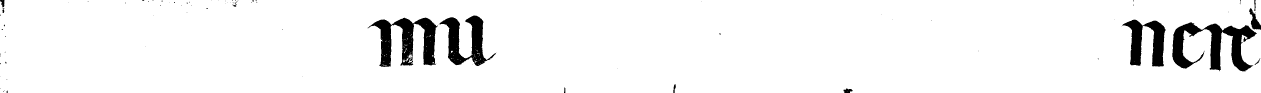
#> input picture MS073_text/output_img&text/045_text_layer.png_strips/00_045_text_layer.png, 3782 x 278 px (shown at 1/3 size); its folder holds only this picture in this run
$ python save_text_strips.py 'output_img&text/045_text_layer.png_strips' out   (older library calls are emulated)
#> lines starting #> are read from the running program, lines starting #| are printed output that depends on the picture; after the words box and inside, x2 and y2 are one past the last pixel; in counts of white or black regions, pixels touching at a corner belong together
### MS073_text/image_preprocessing.py
from os.path import isfile, join
import numpy as np
import os
from skimage import io
from skimage.color import rgb2gray, rgba2rgb
from skimage.util import img_as_float32
from skimage.filters import gaussian, threshold_otsu
from skimage.morphology import binary_opening, binary_closing
from skimage.transform import rescale, rotate
from skimage.segmentation import flood_fill


# PARAMETERS FOR PREPROCESSING
soften_amt = 5          # size of gaussian blur to apply before taking threshold
fill_holes = 5          # size of kernel used for morphological operations when despeckling

# PARAMETERS FOR TEXT LINE SEGMENTATION
filter_size = 30                # size of moving-average filter used to smooth projection
prominence_tolerance = 0.70     # log-projection peaks must be at least this prominent


def calculate_peak_prominence(data, index):
    '''
    returns the log of the prominence of the peak at a given index in a given dataset. peak
    prominence gives high values to relatively isolated peaks and low values to peaks that are
    in the "foothills" of large peaks.
    '''
    current_peak = data[index]

    # ignore values at either end of the dataset or values that are not local maxima
    if (index == 0 or
            index == len(data) - 1 or
            data[index - 1] > current_peak or
            data[index + 1] > current_peak or
            (data[index - 1] == current_peak and data[index + 1] == current_peak)):
        return 0

    # by definition, the prominence of the highest value in a dataset is equal to the value itself
    if current_peak == max(data):
        return np.log(current_peak)

    # find index of nearest maxima which is higher than the current peak
    higher_peaks_inds = [i for i, x in enumerate(data) if x > current_peak]

    right_peaks = [x for x in higher_peaks_inds if x > index]
    if right_peaks:
        closest_right_ind = min(right_peaks)
    else:
        closest_right_ind = np.inf

    left_peaks = [x for x in higher_peaks_inds if x < index]
    if left_peaks:
        closest_left_ind = max(left_peaks)
    else:
        closest_left_ind = -np.inf

    right_distance = closest_right_ind - index
    left_distance = index - closest_left_ind

    if (right_distance) > (left_distance):
        closest = closest_left_ind
    else:
        closest = closest_right_ind

    # find the value at the lowest point between the nearest higher peak (the key col)
    lo = min(closest, index)
    hi = max(closest, index)
    between_slice = data[lo:hi]
    key_col = min(between_slice)

    prominence = np.log(data[index] - key_col + 1)

    return prominence


def find_peak_locations(data, tol=prominence_tolerance, ranked=False):
    '''
    given a vertical projection in @data, finds prominent peaks and returns their indices
    '''

    prominences = [(i, calculate_peak_prominence(data, i)) for i in range(len(data))]

    # normalize to interval [0,1]
    prom_max = max([x[1] for x in prominences])
    if prom_max == 0 or len(prominences) == 0:
        # failure to find any peaks; probably monotonically increasing / decreasing
        return []

    prominences[:] = [(x[0], x[1] / prom_max) for x in prominences]

    # take only the tallest peaks above given tolerance
    peak_locs = [x for x in prominences if x[1] > tol]

    # if a peak has a flat top, then both 'corners' of that peak will have high prominence; this
    # is rather unavoidable. just check for adjacent peaks with exactly the same prominence and
    # remove the lower one
    to_remove = [peak_locs[i] for i in range(len(peak_locs) - 2)
                if peak_locs[i][1] == peak_locs[i+1][1]]
    for r in to_remove:
        peak_locs.remove(r)

    if ranked:
        peak_locs.sort(key=lambda x: x[1] * -1)
    else:
        peak_locs[:] = [x[0] for x in peak_locs]

    return peak_locs


def moving_avg_filter(data, filter_size=filter_size):
    '''
    returns a list containing the data in @data filtered through a moving-average filter of size
    @filter_size to either side; that is, filter_size = 1 gives a size of 3, filter size = 2 gives
    a size of 5, and so on.

    Ideally, filter_size should be about half the height of a letter on the page (not counting ascenders
    or descenders), in pixels.
    '''
    filter_size = int(filter_size)
    smoothed = np.zeros(len(data))
    for n in range(filter_size, len(data) - filter_size):
        vals = data[n - filter_size: n + filter_size + 1]
        smoothed[n] = np.mean(vals)
    return smoothed

def fill_corners(input_image, fill_value=0, thresh=0.5, tol=None, fill_below_thresh=True):
    '''
    Checks each corner of the image to identify areas of black pixels. Converts such regions into white pixels to
    enable peak location.

    @ input image: grayscale or binarized input image (must be in float format, not int)
    @ fill_value: determines the value to flood-fill with.
    @ thresh: pixel value above/below which a flood fill will be instantiated.
    @ tol: tolerance for flood fill algorithm, in [0, 1] (grayscale input only: must be None if a binary image is input).
    @ fill_below_thresh: if true, fill regions lower (darker) than the threshold, if false, fill regions higher (lighter)
    '''

    if (input_image[0,0] < thresh) == fill_below_thresh:
        input_image = flood_fill(input_image, (0, 0), fill_value, tolerance=tol)
    if (input_image[-1, 0] < thresh) == fill_below_thresh:
        input_image = flood_fill(input_image, (-1, 0), fill_value, tolerance=tol)
    if (input_image[0, -1] < thresh) == fill_below_thresh:
        input_image = flood_fill(input_image, (0, -1), fill_value, tolerance=tol)

    # This statement would cause the job to hang, but a statement like this could be used for the bottom right corner.
    # if input_image[-1, -1] < thresh:
    #     input_image = flood_fill(input_image, (-1, -1), 1, tolerance=tol)

    return input_image

def preprocess_images(input_image, soften=soften_amt, fill_holes=fill_holes):
    '''
    Perform some softening / erosion / binarization on the text layer. Additionally, finds the
    optimal angle for rotation and returns a "cleaned" rotated version along with a raw, binarized
    rotated version.
    '''

    # ensure that all points which are transparent have RGB values of 255 (will become white when
    # converted to non-transparent grayscale.)
    input_image = img_as_float32(input_image)
    if len(input_image.shape) == 3 and input_image.shape[2] == 4:
        input_image = rgba2rgb(input_image)
    # gray_img = fill_corners(rgb2gray(input_image))
    gray_img = rgb2gray(input_image)

    # get the otsu threshold after running a flood fill on the corners, so that those huge clumps of
    # dark pixels don't mess up the statistics too much (we only care about text!)
    thresh = threshold_otsu(fill_corners(gray_img, 1, tol=0.3, fill_below_thresh=True))

    # n.b. here we are setting black pixels from the original image to have a value of 1 (effectively inverting
    # what you would get from a normal binarization, because the math gets easier this way)
    img_bin = gray_img < thresh
    img_blur_bin = gaussian(gray_img, soften) < thresh

    # now, fill corners of binarized images with black (value 0)
    img_bin = fill_corners(img_bin, fill_value=0, tol=None, fill_below_thresh=False)
    img_blur_bin = fill_corners(img_blur_bin, fill_value=0, tol=None, fill_below_thresh=False)

    # run smoothing on the blurred-binarized image so we get blobs of text in neat lines
    kernel = np.ones((fill_holes, fill_holes), np.uint8)
    img_cleaned = binary_opening(binary_closing(img_blur_bin, kernel), kernel)

    # find rotation angle of cleaned, smoothed image. use that to correct the rotation of the unsmoothed image
    angle = find_rotation_angle(img_cleaned)
    img_cleaned_rot = rotate(img_cleaned, angle, order=0, mode='edge') > 0
    img_bin_rot = rotate(img_bin, angle, order=0, mode='edge') > 0

    return img_bin_rot, img_cleaned_rot, angle


def identify_text_lines(img, widen_strips_factor=1, filter_size=filter_size):
    '''
    finds text lines on preprocessed image. step-by-step:
    1. find peak locations of vertical projection
    2. find peak locations of derivative of vertical projection (so, rows where the number of black
    pixels is changing very rapidly, moving down the page)
    3. from every peak found in step 1, associate it with its neighboring peaks found in part 2,
    from above and below.
    4. take a tight bounding box around all content found between two derivative-peaks.
    '''

    # compute y-axis projection of input image and filter with sliding window average
    project = np.clip(img, 0, 1).sum(1)
    smoothed_projection = moving_avg_filter(project, filter_size)

    # calculate normalized log prominence of all peaks in projection
    peak_locations = find_peak_locations(smoothed_projection)
    diff_proj_peaks = find_peak_locations(np.abs(np.diff(smoothed_projection)))

    line_margins = []
    for p in peak_locations:
        # get the largest diff-peak smaller than this peak, and the smallest diff-peak that's larger
        lower_peaks = [x for x in diff_proj_peaks if x < p]
        lower_bound = max(lower_peaks) if len(lower_peaks) > 0 else 0

        higher_peaks = [x for x in diff_proj_peaks if x > p]
        higher_bound = min(higher_peaks) if len(higher_peaks) > 0 else 0

        if higher_bound and not lower_bound:
            lower_bound = p + (p - higher_bound)
        elif lower_bound and not higher_bound:
            higher_bound = p + (p - lower_bound)

        # extend bounds of strip slightly away from peak location, for safety (diacritics, etc)
        lower_bound -= int((p - lower_bound) * widen_strips_factor)
        lower_bound = max(0, lower_bound)
        higher_bound += int((higher_bound - p) * widen_strips_factor)
        higher_bound = min(img.shape[0], higher_bound)

        line_margins.append([lower_bound, higher_bound])

    # iterate through every pair of peak locations to make sure consecutive strips are not overlapping
    for i in range(len(peak_locations) - 1):
        prev_peak = peak_locations[i]
        next_peak = peak_locations[i + 1]
        prev_higher_bound = line_margins[i][1]
        next_lower_bound = line_margins[i + 1][0]

        # we don't want strips to overlap at all - if they're not overlapping, assume we're doing fine
        # and leave these strips alone
        if prev_higher_bound < next_lower_bound:
            continue

        # if strips are overlapping, find a horizontal line that is 1) between the peaks AND 2) inside the overlap of the strips
        # with the smallest number of black pixels. set their higher and lower bounds to both occur at that line.

        search_end = min(next_peak, prev_higher_bound)
        search_start = max(prev_peak, next_lower_bound)

        # if, somehow, things went SO poorly that the overlap of two strips is not between the two peaks,
        # then use the two peaks themselves as a failsafe
        try:
            new_bound = np.argmin(smoothed_projection[search_start:search_end]) + search_start
        except ValueError:
            new_bound = np.argmin(smoothed_projection[prev_peak:next_peak]) + prev_peak

        line_margins[i][1] = new_bound
        line_margins[i + 1][0] = new_bound

    # extract actual strip bounds from the refined margins from above
    line_strips = []
    for i, lm in enumerate(line_margins):
        lower_bound, higher_bound = lm
        p = peak_locations[i]
        # tighten up strip by finding bounding box around contents
        mask = np.zeros(img.shape, np.uint8)
        mask[lower_bound:higher_bound, :] = img[lower_bound:higher_bound, :]

        hz_proj = mask.sum(0).nonzero()[0]
        vt_proj = mask.sum(1).nonzero()[0]

        # it is possible for a strip to contain only zero-valued pixels, meaning it's totally empty.
        # this occurs when the page e.g. has an illustration instead of text lines. just skip the offending line.
        if len(hz_proj) == 0 or len(vt_proj) == 0:
            # print('empty strip found! skipping')
            continue

        x, y = hz_proj[0], vt_proj[0]
        w, h = hz_proj[-1] - x, vt_proj[-1] - y

        line_strips.append((x, y, w, h))

    # go back and check to make sure this process didn't fail. if it did, we'll have bounding
    # boxes at [0, 0, 0, 0]. as a failsafe, use the median height of other bounding boxes
    # in place of failed bounding boxes.

    return line_strips, peak_locations, smoothed_projection


# [20 lines left out: function save_preproc_image, not called in this run]


def find_rotation_angle(img, coarse_bound=4, fine_bound=0.1, rescale_amt=0.5):
    '''
    find most likely angle of rotation in two-step refining process
    similar process in gamera, see the paper:
    "Optical recognition of psaltic Byzantine chant notation" by Dalitz. et al (2008)
    '''

    num_trials = int(coarse_bound / fine_bound)
    img_resized = rescale(img, rescale_amt, order=0, multichannel=False)

    def project_angles(img_to_project, angles_to_try):
        best_angle = 0
        highest_variation = 0
        for a in angles_to_try:
            rot_img = rotate(img_to_project, a, mode='edge')
            proj = np.sum(rot_img, 1).astype('int64')
            variation = np.sum(np.diff(proj) ** 2)
            if variation > highest_variation:
                highest_variation = variation
                best_angle = a
        return best_angle

    angles_to_try = np.linspace(-coarse_bound, coarse_bound, num_trials)
    coarse_angle = project_angles(img_resized, angles_to_try)

    angles_to_try = np.linspace(-fine_bound + coarse_angle, fine_bound + coarse_angle, num_trials)
    fine_angle = project_angles(img_resized, angles_to_try)

    return fine_angle


# [23 lines that do not run on import are left out]

    # [12 lines of commented-out code are left out]

### MS073_text/save_text_strips.py
import sys
import os
from skimage import io
from skimage.util import img_as_ubyte
import argparse

# adding parent folder to path so that image_preprocessing is accessible
sys.path.append(os.path.dirname(os.path.dirname(os.path.realpath(__file__))))
import image_preprocessing as preproc

parser = argparse.ArgumentParser(description='Generate training data for training text alignment models.')
parser.add_argument('input_folder', type=str,
                help='Folder containing images to segment into training data.')
parser.add_argument('output_folder', type=str,
                help='Folder to save segmented images into.')
parser.add_argument('-w', '--widen_strips', type=float, default=2.0,
                help='Factor by which to manually increase width of text strips (default 2.0). Increase if the tops or bottoms of letters are cut off.')
parser.add_argument('-d', '--despeckling', type=int, default=6,
                help='Controls amount of despeckling to run on image before line-finding. Higher values increase tolerance to noise but may remove small markings or diacritics.')
parser.add_argument('-l', '--letter_height', type=int, default=70,
                help='Approximate height of letters in text lines in the manuscript, from baseline to median (i.e., the height of an "a" or an "e")')


args = vars(parser.parse_args())

in_folder = args['input_folder']
out_folder = args['output_folder']
widen_amt = args['widen_strips']
despeckle = args['despeckling']
letter_height = args['letter_height']


allowed_exts = ['png', 'jpg', 'jpeg']
fnames = [x for x in os.listdir(in_folder) if x.split('.')[-1] in allowed_exts]

for fname in fnames:
    print('processing {}...'.format(fname))
    input_image = io.imread(os.path.join(in_folder, fname))
#> input_image: shape (278, 3782); 95.1% white; 88 black regions (75 under 20 px), largest, box (x1, y1, x2, y2) and area: (3517, 67, 3770, 215) 15615, (1103, 53, 1314, 201) 14076, (1318, 46, 1489, 198) 10080

    img_bin, img_eroded, angle = preproc.preprocess_images(input_image, soften=5, fill_holes=despeckle)
#> in preprocess_images, `thresh = threshold_otsu(fill_corners(gray_img, 1, tol=0.3, fill_below_..`: thresh = 0.00195
#> in preprocess_images, `img_bin = gray_img < thresh`:
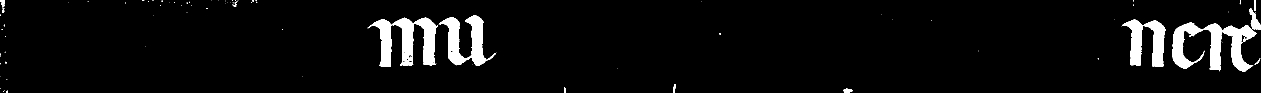
#> img_bin: shape (278, 3782) bool (shown at 1/3 size); 4.9% white; 88 white regions (75 under 20 px), largest, box (x1, y1, x2, y2) and area: (3517, 67, 3770, 215) 15615, (1103, 53, 1314, 201) 14076, (1318, 46, 1489, 198) 10080
#> in preprocess_images, `img_blur_bin = gaussian(gray_img, soften) < thresh`:
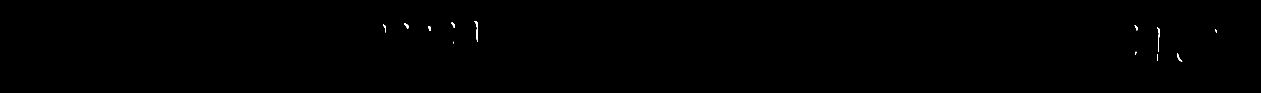
#> img_blur_bin: shape (278, 3782) bool (shown at 1/3 size); 0.09% white; 12 white regions (2 under 20 px), largest, box (x1, y1, x2, y2) and area: (1424, 63, 1434, 126) 236, (3471, 82, 3480, 156) 177, (3532, 159, 3547, 186) 100
#> after the loop in project_angles, `for a in angles_to_try:`: best_angle = 0
#> angle = 0
    line_strips, lines_peak_locs, proj = preproc.identify_text_lines(
        img_eroded, widen_strips_factor=widen_amt, filter_size=letter_height // 2)
#> in identify_text_lines, `project = np.clip(img, 0, 1).sum(1)`: project = 278 values from 0 to 0
#> in find_peak_locations, `prominences = [(i, calculate_peak_prominence(data, i)) for i in range(..`: prominences = 278 pairs, first value 0 to 277, second value 0 to 0
#> in find_peak_locations, `prom_max = max([x[1] for x in prominences])`: prom_max = 0
#> in identify_text_lines, `peak_locations = find_peak_locations(smoothed_projection)`: peak_locations = []
#> line_strips = []; lines_peak_locs = []; proj = 278 values from 0 to 0
    img_invert = img_as_ubyte(1 - img_bin.astype(float))

    img_strips = []
    for ls in line_strips:
        x, y, w, h = ls
        strip = img_invert[y:y + h, x:x + w]
        img_strips.append(strip)
#> this loop made 0 passes
#> after the loop, img_strips = []

    # save all strips
    strip_folder = os.path.join(out_folder, f"{fname}_strips")
    os.mkdir(strip_folder)
    for i, img_strip in enumerate(img_strips):
        out_fname = f"{i:02}_{fname}"
        io.imsave(os.path.join(strip_folder, out_fname), img_strip)

$ run again, on MS073_text/output_img&text/046_text_layer.png_strips/00_046_text_layer.png
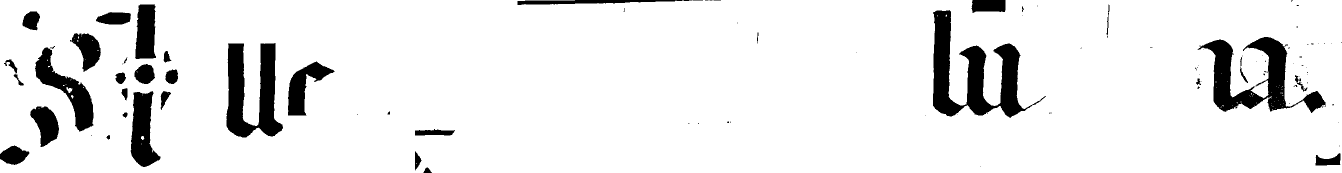
#> input picture MS073_text/output_img&text/046_text_layer.png_strips/00_046_text_layer.png, 2683 x 346 px (shown at 1/2 size)
#> thresh = 0.00195
#> img_bin: shape (346, 2683) bool; 8.8% white; 106 white regions (66 under 20 px), largest, box (x1, y1, x2, y2) and area: (1866, 20, 2092, 236) 17013, (2395, 74, 2651, 226) 13302, (453, 86, 566, 275) 12005
#> img_blur_bin: shape (346, 2683) bool; 0.56% white; 24 white regions (1 under 20 px), largest, box (x1, y1, x2, y2) and area: (286, 24, 296, 102) 501, (2535, 90, 2558, 162) 437, (158, 188, 172, 243) 428
#> img_cleaned: shape (346, 2683) bool; 0.3% white; 15 white regions, largest, box (x1, y1, x2, y2) and area: (82, 229, 103, 267) 400, (286, 43, 295, 102) 399, (158, 195, 172, 241) 397
#> img_resized: shape (173, 1342) bool; 0.29% white; 15 white regions (6 under 20 px), largest, box (x1, y1, x2, y2) and area: (143, 21, 148, 51) 103, (41, 114, 52, 133) 100, (79, 97, 86, 120) 98
#> the loop in project_angles, `for a in angles_to_try:` made 40 passes
#> (variation, highest_variation) on passes 1, 2, 4, 5, 9, 10, 15, 16: (471, 471), (489, 489), (530, 530), (640, 640), (692, 692), (693, 693), (717, 717), (807, 807)
#> after the loop in project_angles, `for a in angles_to_try:`: best_angle = -0.923; highest_variation = 807
#> coarse_angle = -0.923
#> the loop in project_angles (call 2), `for a in angles_to_try:` made 40 passes
#> (variation, highest_variation) on passes 1, 2, 20, 23: (733, 733), (739, 739), (815, 815), (825, 825)
#> fine_angle = -0.91
#> img_cleaned_rot: shape (346, 2683) bool; 0.34% white; 15 white regions, largest, box (x1, y1, x2, y2) and area: (1962, 0, 2000, 19) 712, (81, 209, 102, 247) 400, (287, 26, 297, 85) 399
#> in preprocess_images, `img_bin_rot = rotate(img_bin, angle, order=0, mode='edge') > 0`:
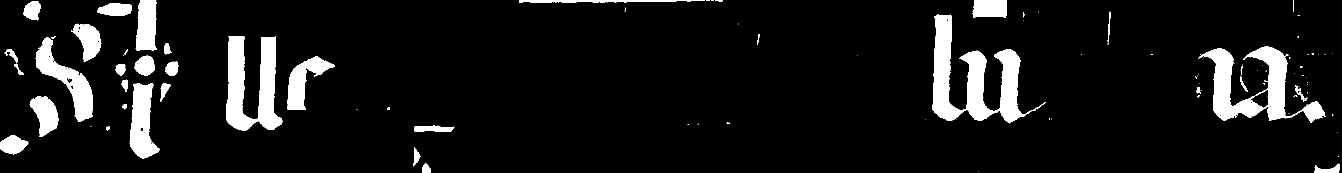
#> img_bin_rot: shape (346, 2683) bool (shown at 1/2 size); 8.7% white; 105 white regions (63 under 20 px), largest, box (x1, y1, x2, y2) and area: (1865, 29, 2092, 247) 17010, (2396, 93, 2650, 246) 13302, (452, 73, 565, 261) 12006
#> project = 346 values, max 44 at index 10, min 0 at index 19, mean 9.09
#> in moving_avg_filter, `smoothed = np.zeros(len(data))`: smoothed = 346 values from 0 to 0
#> after the loop in moving_avg_filter, `for n in range(filter_size, len(data) - filter_size):`: smoothed = 346 values, max 18.38 at index 211, min 0 at index 0, mean 6.8
#> smoothed_projection has the same summary as smoothed in moving_avg_filter
#> prominences = 346 pairs, first value 0 to 345, second value 0 to 2.91
#> prom_max = 2.91
#> peak_locs = [(35, 0.856), (211, 1)]
#> to_remove = []
#> peak_locations = [35, 211]
#> diff_proj_peaks = [34]
#> the loop in identify_text_lines, `for p in peak_locations: # get the largest diff-peak smaller than this..` made 2 passes
#> (p, lower_peaks, lower_bound, higher_bound) on passes 1 to 2: (35, [34], 32, 38), (211, [34], 0, 346)
#> after the loop in identify_text_lines, `for p in peak_locations:`: line_margins = [[32, 38], [0, 346]]
#> the loop in identify_text_lines, `for i in range(len(peak_locations) - 1):` made 1 pass
#> (prev_peak, next_peak, prev_higher_bound, next_lower_bound, search_end, search_start, new_bound) on pass 1: (35, 211, 38, 0, 38, 35, 37)
#> after the loop in identify_text_lines, `for i in range(len(peak_locations) - 1):`: line_margins = [[32, 37], [37, 346]]
#> the loop in identify_text_lines, `for i, lm in enumerate(line_margins):` made 2 passes
#> (lower_bound, higher_bound, p, hz_proj, vt_proj, x, y, w) on pass 1: (32, 37, 35, [291, 292, 293, 294, 295, 296], [32, 33, 34, 35, 36], 291, 32, 5)
#> after the loop in identify_text_lines, `for i, lm in enumerate(line_margins):`: line_strips = [(291, 32, 5, 4), (23, 37, 2535, 262)]
#> `line_strips, lines_peak_locs, proj = preproc.identify_text_lines( img_..`: lines_peak_locs = [35, 211]; proj has the same summary as smoothed in moving_avg_filter
#> the loop `for ls in line_strips:` made 2 passes
#> pass 2, `strip = img_invert[y:y + h, x:x + w]`:
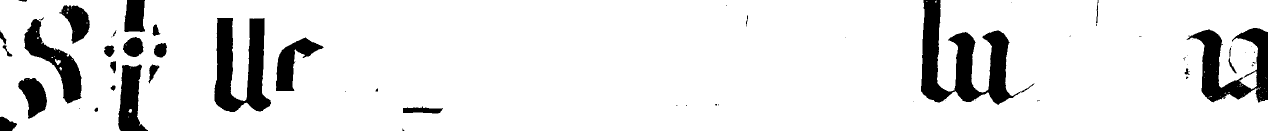
#> strip: shape (262, 2535) (shown at 1/2 size); 89.8% white; 64 black regions (34 under 20 px), largest, box (x1, y1, x2, y2) and area: (1842, 0, 2069, 210) 16778, (429, 36, 542, 224) 12006, (2373, 56, 2535, 205) 10451
#> after the loop `for ls in line_strips:`: img_strips = 2 items
#> the loop `for i, img_strip in enumerate(img_strips):` made 2 passes
#> out_fname on passes 1 to 2: '00_00_046_text_layer.png', '01_00_046_text_layer.png'
